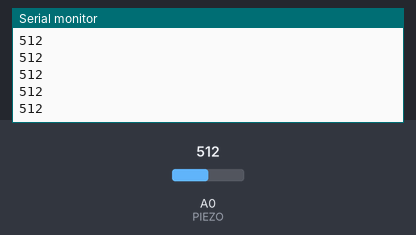
This sketch was run on a simulated Arduino Uno, built with avr-gcc and run on an emulated ATmega328P. Shown: the last lines printed to the serial monitor. The inputs (shaded band) are chosen by the test bench; at power-on: A0 (PIEZO) = 512.

Above: at 1.2 s.
1.3 s: A0 (PIEZO) set to 716
At 2.2 s:
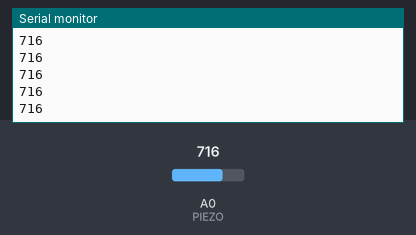
2.8 s: A0 (PIEZO) set to 900
At 3.9 s:
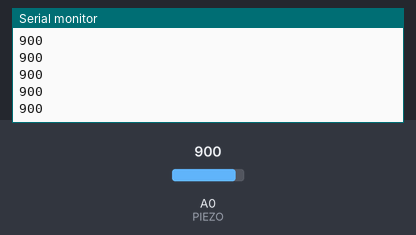
Timing chart, 0 to 5.8 s (numbered marks = the images above; inputs shaded):
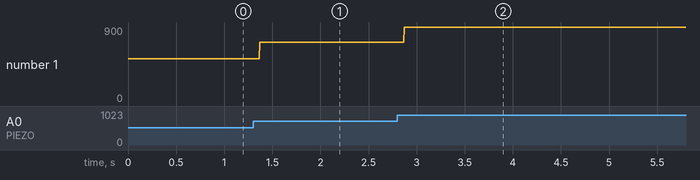

Measured:
- after the input at 1.3 s, the serial monitor: prints a new line after 0.07 s (image 1)
- after the input at 2.8 s, the serial monitor: prints a new line after 0.07 s (image 2)
- plotted number 1: 512 → 716 after the input at 1.3 s, 716 → 9 after the input at 2.8 s

The sketch:

hydrationKnockSensorV3.ino
```cpp
#define PIEZO A0
#include "Timer.h"


int hydrationCounter = 0;
int sensorReading;
const int threshold = 100;

unsigned long lastDebounceTime = 0;
unsigned long debounceDelayKnock = 500;

Timer t;                                              //instantiate the timer object
const unsigned long period1 = 10000;                  // 10 seconds

void setup() {
  Serial.begin(9600);       // use the serial port
  pinMode(PIEZO, INPUT);
  t.every(period1, getDrinks);

}

int countHydration(){
  sensorReading = analogRead(PIEZO);


  if (sensorReading >= threshold) {
    Serial.println(sensorReading);
    long pastTime = millis();

    if (pastTime > (lastDebounceTime + debounceDelayKnock)){
      hydrationCounter ++;
      Serial.println("noDrink");
    }
    lastDebounceTime = pastTime;
  }
  return hydrationCounter;
}

int getDrinks(){
  int realDrinks = (hydrationCounter);
//  hydrationCounter = 0;
  Serial.println(realDrinks);
  return realDrinks;
}

void loop() {
  countHydration();
  t.update();

}
```
